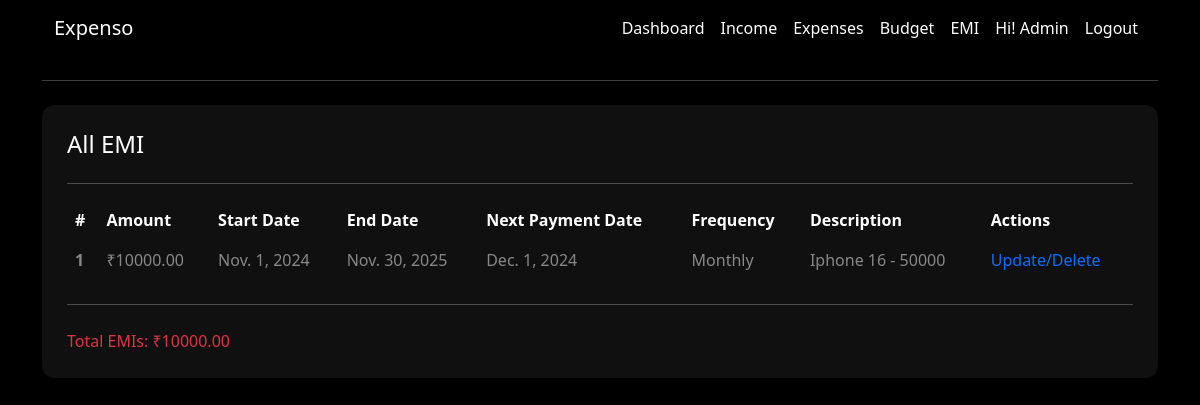
The app's page /emi/ (signed in), older data.
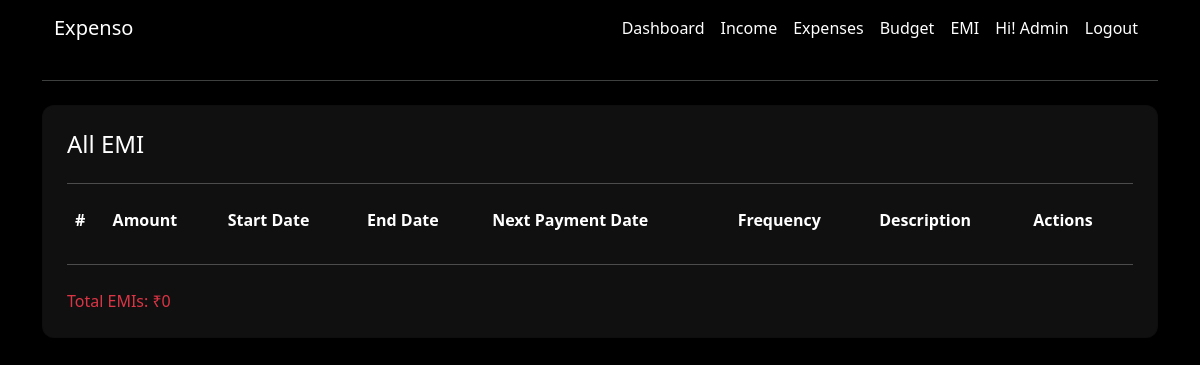
The same page, newer data.
### app/models.py (models this page shows, shortened)
class User(AbstractBaseUser, PermissionsMixin):
    email = models.EmailField(
        verbose_name="email address",  # Human-readable name for email
        max_length=255,  # Maximum length for the email field
        unique=True,  # Ensures email is unique
    )
    username = models.CharField(max_length=50, unique=True, blank=True, null=True)  # Optional username field
    name = models.CharField(max_length=50)
    phone = models.CharField(max_length=10)
    is_active = models.BooleanField(default=True)  # Defaults to active
    is_admin = models.BooleanField(default=False)
    objects = UserManager()
    USERNAME_FIELD = "email"
    REQUIRED_FIELDS = ["name", "phone", "username"]
    def total_emi(self):
        return sum(emi.amount for emi in self.emis.all()) if self.emis.exists() else 0

class EMI(models.Model):
    FREQUENCY_CHOICES = [
        ('Monthly', 'Monthly'),
        ('Weekly', 'Weekly'),
        ('Quarterly', 'Quarterly'),
    ]
    user = models.ForeignKey(  # Foreign key to associate EMIs with a user.
        User,  # Refers to the User model.
        on_delete=models.CASCADE,  # Deletes EMI records if the associated user is deleted.
        related_name='emis'  # Allows reverse querying using 'emis' on the User model.
    )
    amount = models.DecimalField(  # Field to store the EMI amount.
        max_digits=10,  # Maximum number of digits in the amount (including decimal places).
        decimal_places=2  # Number of digits after the decimal point (e.g., 12345.67).
    )
    start_date = models.DateField()  # Field to store the start date of the EMI.
    end_date = models.DateField()  # Field to store the end date of the EMI.
    frequency = models.CharField(
        max_length=20,  # Maximum length of the frequency string.
        choices=FREQUENCY_CHOICES,  # Add predefined choices for frequency.
        default='Monthly'  # Set default value for the frequency field.
    )
    description = models.TextField(  # Field to store an optional description of the EMI.
        blank=True,  # Allows this field to be left empty in forms.
        null=True  # Allows this field to store NULL values in the database.
    )
    next_payment_date = models.DateField()  # Field to store the date of the next EMI payment.

### app/views.py (the view)
# urls.py: path('emi/', views.emi_view, name='emi'),
@login_required(login_url='login')
def emi_view(request):
    emis = request.user.emis.all()
    return render(request, 'emi/emi.html',context={'emis':emis})

### app/templates/emi/emi.html (shortened to what this page needs)
{% extends 'base.html' %}
{% block content %}
<hr class="my-4">
<div class="row">
    <div class="col-12 mb-4">
        <div class="card text-white shadow-sm p-4">
            <h4 class="card-title">All EMI</h4>
            <hr>
            <div class="table-responsive">
                <table class="table text-white">
                    <thead>
                        <tr>
                            <th scope="col">#</th>
                            <th scope="col">Amount</th>
                            <th scope="col">Start Date</th>
                            <th scope="col">End Date</th>
                            <th scope="col">Next Payment Date</th>
                            <th scope="col">Frequency</th>
                            <th scope="col">Description</th>
                            <th scope="col">Actions</th>
                        </tr>
                    </thead>
                    <tbody>
                        {% for emi in emis %}
                        <tr class="text-white-50">
                            <th scope="row">{{emi.id}}</th>
                            <td>₹{{emi.amount}}</td>
                            <td>{{emi.start_date}}</td>
                            <td>{{emi.end_date}}</td>
                            <td>{{emi.next_payment_date}}</td>
                            <td>{{emi.frequency}}</td>
                            <td>{{emi.description}}</td>
                            <td><a href="{% url 'emi-update' emi.id %}" style="text-decoration: none">Update/Delete</a></td>
                        </tr>
                        {% endfor %}
                    </tbody>
                </table>
            </div>
            <hr class="my-2">
            <div class="d-flex justify-content-between mt-3">
                <p class="mb-0 text-danger">Total EMIs: ₹{{request.user.total_emi}}</p>
            </div>
        </div>
    </div>
</div>
{% endblock %}

### app/templates/base.html (shortened to what this page needs)
{% load static %}
<!DOCTYPE html>
<html lang="en">
<head>
    <link href="https://cdn.jsdelivr.net/npm/bootstrap@5.0.2/dist/css/bootstrap.min.css" rel="stylesheet">
</head>
<body class="text-light" style="background-color: #000; min-height: 100vh;">
    <div class="container">
        {% include 'navbar.html' %}
        {% block content %}
        {% endblock %}
    </div>
</body>
</html>

### app/templates/navbar.html (shortened to what this page needs)
<nav class="navbar navbar-expand-lg" style="background-color: #000;">
  <div class="container-fluid">
    <a class="navbar-brand text-white" href="{% url 'home' %}">Expenso</a>
    <div class="collapse navbar-collapse" id="navbarTogglerDemo02">
      <ul class="navbar-nav ms-auto mb-2 mb-lg-0">
          <li class="nav-item">
            <a class="nav-link text-white" href="{% url 'dashboard' %}">Dashboard</a>
          </li>
          <li class="nav-item">
            <a class="nav-link text-white" href="{% url 'income' %}">Income</a>
          </li>
          <li class="nav-item">
            <a class="nav-link text-white" href="{% url 'expenses' %}">Expenses</a>
          </li>
          <li class="nav-item">
            <a class="nav-link text-white" href="{% url 'budgets' %}">Budget</a>
          </li>
          <li class="nav-item">
            <a class="nav-link text-white" href="{% url 'emi' %}">EMI</a>
          </li>
          <li class="nav-item">
            <a class="nav-link text-white" href="#">Hi! {{request.user.username | capfirst}}</a>
          </li>
          {% if request.user.is_authenticated %}
          <li class="nav-item">
            <a class="nav-link text-white" href="{% url 'logout' %}">Logout</a>
          </li>
          {% endif %}
      </ul>
    </div>
  </div>
</nav>

### app/templates/base.html (style rules this page uses)
.table, .table th, .table td { border: none; }
.card { background-color: #111010 !important; border-radius: 12px !important; }

Row changes from the older to the newer data that the page shows:
removed EMI: id "1", amount "10000.00", start_date "Nov. 1, 2024", end_date "Nov. 30, 2025", next_payment_date "Dec. 1, 2024", frequency "Monthly", description "Iphone 16 - 50000"
computed for User "Admin": user.total_emi "10000.00" → "0"
